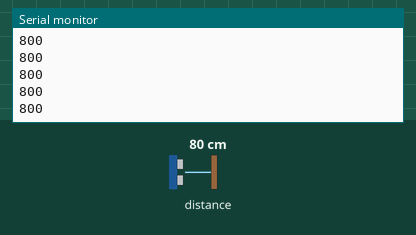
Bench run of a sketch on a simulated Arduino Uno, built with avr-gcc and run on an emulated ATmega328P. On the bench: the last lines printed to the serial monitor. Inputs (shaded band) come from the test bench; at power-on: distance to the obstacle 80 cm.

Above: at 1.2 s.
1.3 s: distance to the obstacle set to 2 cm
At 2.4 s:
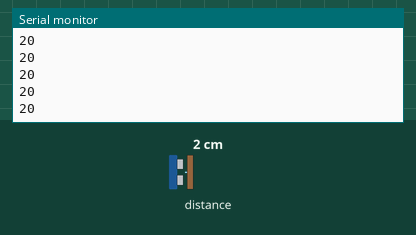
2.8 s: distance to the obstacle set to 4 cm
At 3.6 s:
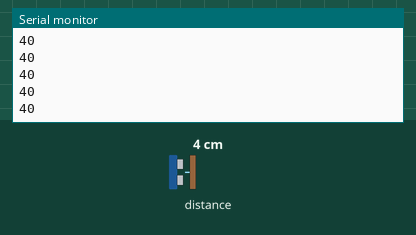
Timing chart, 0 to 5.8 s (numbered marks = the images above; inputs shaded):
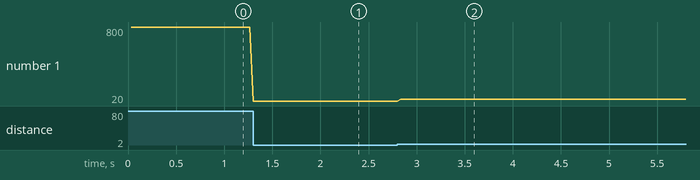

The sketch:

test_VL53L0X.ino
```cpp
//For more Projects: www.arduinocircuit.com
#include <Wire.h>
#include <VL53L0X.h>
VL53L0X sensor;
void setup()
{
  Serial.begin(115200);
  Wire.begin();
  sensor.init();
  sensor.setTimeout(100);
  // Start continuous back-to-back mode (take readings as
  // fast as possible). To use continuous timed mode
  // instead, provide a desired inter-measurement period in
  // ms (e.g. sensor.startContinuous(100)).
  sensor.startContinuous();
}
void loop()
{
  Serial.print(sensor.readRangeContinuousMillimeters());
  if (sensor.timeoutOccurred()) { Serial.print("TIMEOUT"); }
  Serial.println();
}
```

Measured:
- after the input at 1.3 s, the serial monitor: prints a new line at once (image 1)
- after the input at 2.8 s, the serial monitor: prints a new line at once (image 2)
- plotted number 1: 800 → 20 after the input at 1.3 s, 20 → 40 after the input at 2.8 s
